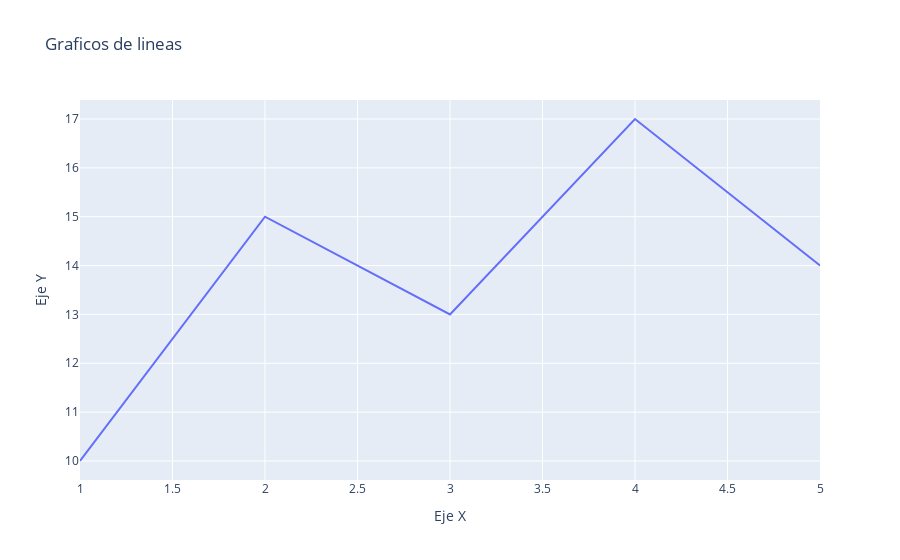

This figure's notebook cell:
### Code cell
fig.update_layout(title="Graficos de lineas", xaxis_title="Eje X", yaxis_title="Eje Y")

### Figure 1 — Plotly figure (JSON) as saved in the notebook; plotly's stock layout.template omitted (floating-point values rounded to 4 significant figures)
{"data": [{"mode": "lines", "name": "Linea", "type": "scatter", "x": [1, 2, 3, 4, 5], "y": [10, 15, 13, 17, 14]}], "layout": {"title": {"text": "Graficos de lineas"}, "xaxis": {"title": {"text": "Eje X"}}, "yaxis": {"title": {"text": "Eje Y"}}}}
